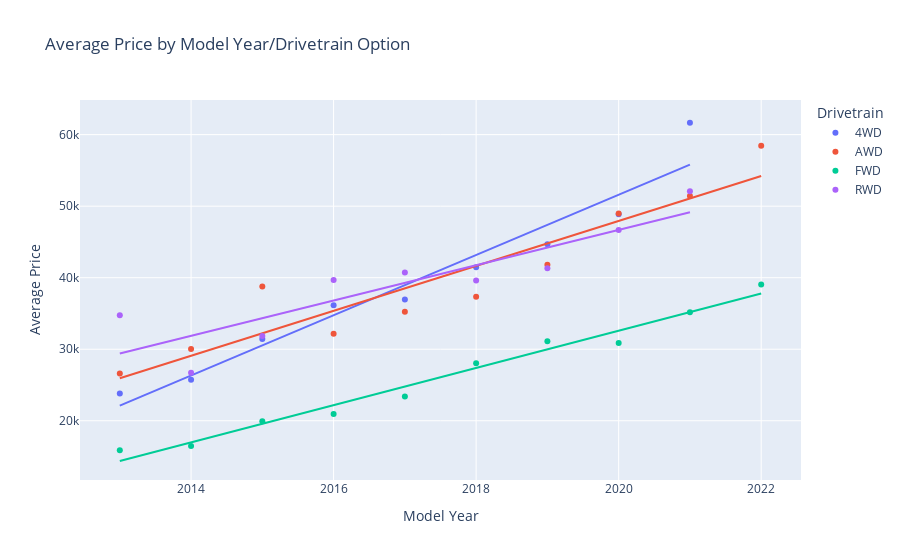

Source (notebook cell):
### Markdown cell above
From this scatterplot, we can see that there seems to be an overall upward trend in price when moving towards newer model years, which makes sense.  We can also see that for listings featuring cars made in the last 6 or so years, hybrids and electric cars tend to be more expensive on average than gasoline/flex vehicles.

### Code cell
#Make a new df, to compare ratings between different drivetrains over model years
drive_df = cars_data.groupby(['Drivetrain', 'Year']).agg(car_count = ('SellerRating', 'count'),
                                                  avg_price = ('Price', 'mean')).reset_index()                                            
drive_df = drive_df[(drive_df['Year'] > 2012) & (drive_df['car_count'] > 10)]
drive_df_years = drive_df['Year'].unique
print(drive_df)

#Graph average price by model year and drivetrain option, using plotly express
fig = px.scatter(drive_df, x = 'Year', y = 'avg_price', color = 'Drivetrain', trendline = 'ols',
           labels = {'Year' : 'Model Year', 'avg_price' : 'Average Price'}, title = 'Average Price by Model Year/Drivetrain Option')
fig.show()

#Make a similar graph, instead using seaborn
plt.rcParams['figure.dpi'] = 300
plt.rcParams['savefig.dpi'] = 300
plt.rcParams['font.family'] = 'Source Sans Pro'
fig2, ax = plt.subplots()
ax = sns.set_palette('deep')

ax = sns.scatterplot(data = drive_df, x = 'Year', y = 'avg_price', hue = 'Drivetrain')
ax.set_title('Average Price by Model Year/Drivetrain Option')
ax.set_xlabel('Model Year')
ax.set_ylabel('Average Price')
ax.legend(loc='upper right', bbox_to_anchor=(1.23, 1))
plt.show()

#Make a jointplot, showing different distributions
plt.rcParams['figure.dpi'] = 300
plt.rcParams['savefig.dpi'] = 300
plt.rcParams['font.family'] = 'Source Sans Pro'
ax = sns.set_palette('deep')
sns.set_theme(style="darkgrid")
ax = sns.jointplot(data = cars_data, x = 'Year', y = 'Price', 
                   hue = 'Drivetrain', alpha = .6, xlim = (2009.5, 2022.5), ylim = (0, 160000))
plt.show()

### Figure 1 — Plotly figure (JSON) as saved in the notebook; plotly's stock layout.template omitted (floating-point values rounded to 4 significant figures)
{"data": [{"hovertemplate": "Drivetrain=4WD<br>Model Year=%{x}<br>Average Price=%{y}<extra></extra>", "legendgroup": "4WD", "marker": {"color": "#636efa", "symbol": "circle"}, "mode": "markers", "name": "4WD", "orientation": "v", "showlegend": true, "type": "scatter", "x": [2013, 2014, 2015, 2016, 2017, 2018, 2019, 2020, 2021], "xaxis": "x", "y": [23800.0, 25740.0, 31440.0, 36134, 36970.0, 41450.0, 44680.0, 48880.0, 61660.0], "yaxis": "y"}, {"hovertemplate": "<b>OLS trendline</b><br>avg_price = 4211.5 * Year + -8.45562e+06<br>R<sup>2</sup>=0.945119<br><br>Drivetrain=4WD<br>Model Year=%{x}<br>Average Price=%{y} <b>(trend)</b><extra></extra>", "legendgroup": "4WD", "marker": {"color": "#636efa", "symbol": "circle"}, "mode": "lines", "name": "4WD", "showlegend": false, "type": "scatter", "x": [2013, 2014, 2015, 2016, 2017, 2018, 2019, 2020, 2021], "xaxis": "x", "y": [22130.0, 26340.0, 30550.0, 34760.0, 38970.0, 43180.0, 47400.0, 51610.0, 55820.0], "yaxis": "y"}, {"hovertemplate": "Drivetrain=AWD<br>Model Year=%{x}<br>Average Price=%{y}<extra></extra>", "legendgroup": "AWD", "marker": {"color": "#EF553B", "symbol": "circle"}, "mode": "markers", "name": "AWD", "orientation": "v", "showlegend": true, "type": "scatter", "x": [2013, 2014, 2015, 2016, 2017, 2018, 2019, 2020, 2021, 2022], "xaxis": "x", "y": [26620.0, 30020.0, 38760.0, 32160.0, 35250.0, 37350.0, 41800.0, 48960.0, 51440.0, 58460.0], "yaxis": "y"}, {"hovertemplate": "<b>OLS trendline</b><br>avg_price = 3142.56 * Year + -6.30004e+06<br>R<sup>2</sup>=0.879550<br><br>Drivetrain=AWD<br>Model Year=%{x}<br>Average Price=%{y} <b>(trend)</b><extra></extra>", "legendgroup": "AWD", "marker": {"color": "#EF553B", "symbol": "circle"}, "mode": "lines", "name": "AWD", "showlegend": false, "type": "scatter", "x": [2013, 2014, 2015, 2016, 2017, 2018, 2019, 2020, 2021, 2022], "xaxis": "x", "y": [25940.0, 29080.0, 32230.0, 35370.0, 38510.0, 41650.0, 44800.0, 47940.0, 51080.0, 54220.0], "yaxis": "y"}, {"hovertemplate": "Drivetrain=FWD<br>Model Year=%{x}<br>Average Price=%{y}<extra></extra>", "legendgroup": "FWD", "marker": {"color": "#00cc96", "symbol": "circle"}, "mode": "markers", "name": "FWD", "orientation": "v", "showlegend": true, "type": "scatter", "x": [2013, 2014, 2015, 2016, 2017, 2018, 2019, 2020, 2021, 2022], "xaxis": "x", "y": [15870.0, 16470.0, 19920.0, 20960.0, 23390.0, 28030.0, 31110.0, 30880.0, 35160.0, 39040.0], "yaxis": "y"}, {"hovertemplate": "<b>OLS trendline</b><br>avg_price = 2601.74 * Year + -5.22293e+06<br>R<sup>2</sup>=0.978611<br><br>Drivetrain=FWD<br>Model Year=%{x}<br>Average Price=%{y} <b>(trend)</b><extra></extra>", "legendgroup": "FWD", "marker": {"color": "#00cc96", "symbol": "circle"}, "mode": "lines", "name": "FWD", "showlegend": false, "type": "scatter", "x": [2013, 2014, 2015, 2016, 2017, 2018, 2019, 2020, 2021, 2022], "xaxis": "x", "y": [14380.0, 16980.0, 19580.0, 22180.0, 24780.0, 27390.0, 29990.0, 32590.0, 35190.0, 37790.0], "yaxis": "y"}, {"hovertemplate": "Drivetrain=RWD<br>Model Year=%{x}<br>Average Price=%{y}<extra></extra>", "legendgroup": "RWD", "marker": {"color": "#ab63fa", "symbol": "circle"}, "mode": "markers", "name": "RWD", "orientation": "v", "showlegend": true, "type": "scatter", "x": [2013, 2014, 2015, 2016, 2017, 2018, 2019, 2020, 2021], "xaxis": "x", "y": [34740.0, 26700.0, 31860.0, 39680.0, 40740.0, 39620.0, 41310.0, 46660.0, 52100.0], "yaxis": "y"}, {"hovertemplate": "<b>OLS trendline</b><br>avg_price = 2468.93 * Year + -4.94056e+06<br>R<sup>2</sup>=0.796709<br><br>Drivetrain=RWD<br>Model Year=%{x}<br>Average Price=%{y} <b>(trend)</b><extra></extra>", "legendgroup": "RWD", "marker": {"color": "#ab63fa", "symbol": "circle"}, "mode": "lines", "name": "RWD", "showlegend": false, "type": "scatter", "x": [2013, 2014, 2015, 2016, 2017, 2018, 2019, 2020, 2021], "xaxis": "x", "y": [29390.0, 31860.0, 34330.0, 36800.0, 39270.0, 41740.0, 44210.0, 46680.0, 49140.0], "yaxis": "y"}], "layout": {"autosize": true, "legend": {"title": {"text": "Drivetrain"}, "tracegroupgap": 0}, "title": {"text": "Average Price by Model Year/Drivetrain Option"}, "xaxis": {"anchor": "y", "autorange": true, "domain": [0, 1], "range": [2012.0, 2023.0], "title": {"text": "Model Year"}, "type": "linear"}, "yaxis": {"anchor": "x", "autorange": true, "domain": [0, 1], "range": [11690.0, 65470.0], "title": {"text": "Average Price"}, "type": "linear"}}}
